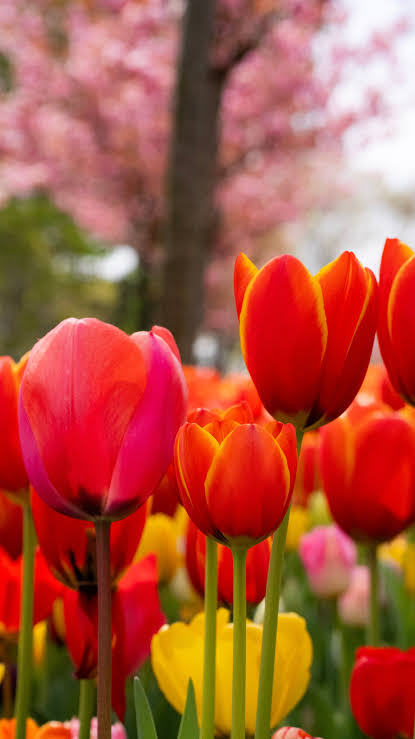
#> input picture Experiment 1 - Solutions by student/image.jpg, 415 x 739 px
$ python experiment1.py
#> lines starting #> are read from the running program, lines starting #| are printed output that depends on the picture
import cv2
import matplotlib.pyplot as plt


# Name: PALLAV PANKAJ
# Roll No: 40

# 1. LOAD THE IMAGE

image = cv2.imread("image.jpg")
#> image is the input picture: shape (739, 415, 3); mean B, G, R 63.9, 85.4, 171.5

if image is None:
    print("Image not found!")
    exit()

else:
    print("Image loaded successfully!")

# Name: PALLAV PANKAJ
# Roll No: 40


# 2. DISPLAY IMAGE USING OPENCV


cv2.imshow("Original Image", image)

cv2.waitKey(0)
cv2.destroyAllWindows()

# Name: PALLAV PANKAJ
# Roll No: 40


# 3. DISPLAY IMAGE USING MATPLOTLIB


# Convert BGR to RGB
rgb_image = cv2.cvtColor(image, cv2.COLOR_BGR2RGB)

plt.imshow(rgb_image)
plt.title("Original Image")
plt.axis("off")
plt.show()

# Name: PALLAV PANKAJ
# Roll No: 40


# 4. EXAMINE IMAGE PROPERTIES


height, width, channels = image.shape
#> height = 739; width = 415; channels = 3

print("Image Height:", height)
#| Image Height: 739
print("Image Width:", width)
#| Image Width: 415
print("Number of Channels:", channels)
#| Number of Channels: 3
print("Image Data Type:", image.dtype)
#| Image Data Type: uint8

# Name: PALLAV PANKAJ
# Roll No: 40


# 5. SAVE IMAGE IN JPEG AND PNG FORMATS


cv2.imwrite("output.jpg", image)
cv2.imwrite("output.png", image)

print("Image saved as JPEG and PNG successfully!")

# Name: PALLAV PANKAJ
# Roll No: 40


# 6. CONVERT IMAGE TO GRAYSCALE


gray = cv2.cvtColor(image, cv2.COLOR_BGR2GRAY)

plt.imshow(gray, cmap="gray")
plt.title("Grayscale Image")
plt.axis("off")
plt.show()

# Name: PALLAV PANKAJ
# Roll No: 40


# 7. CONVERT IMAGE TO HSV


hsv = cv2.cvtColor(image, cv2.COLOR_BGR2HSV)
#> hsv: shape (739, 415, 3); mean H, S, V 58.4, 169.9, 172.6

plt.imshow(cv2.cvtColor(hsv, cv2.COLOR_HSV2RGB))
plt.title("HSV Image")
plt.axis("off")
plt.show()

# Name: PALLAV PANKAJ
# Roll No: 40


# 8. CONVERT IMAGE TO LAB


lab = cv2.cvtColor(image, cv2.COLOR_BGR2LAB)
#> lab: shape (739, 415, 3); mean of channels 0, 1, 2 126, 157.2, 159

plt.imshow(cv2.cvtColor(lab, cv2.COLOR_LAB2RGB))
plt.title("LAB Image")
plt.axis("off")
plt.show()

# Name: PALLAV PANKAJ
# Roll No: 40


# 9. RESIZE IMAGE


resized = cv2.resize(image, (500, 500))
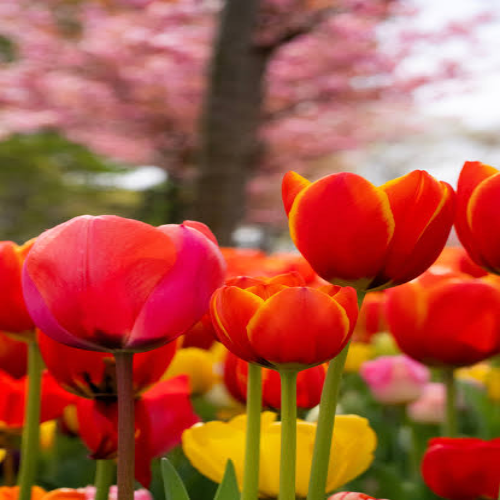
#> resized: shape (500, 500, 3); mean B, G, R 63.7, 85.3, 171.4

plt.imshow(cv2.cvtColor(resized, cv2.COLOR_BGR2RGB))
plt.title("Resized Image")
plt.axis("off")
plt.show()

# Name: PALLAV PANKAJ
# Roll No: 40


# 10. ROTATE IMAGE


height, width = image.shape[:2]

center = (width // 2, height // 2)
#> center = (207, 369)

matrix = cv2.getRotationMatrix2D(center, 45, 1.0)

rotated = cv2.warpAffine(
    image,
    matrix,
    (width, height)
)
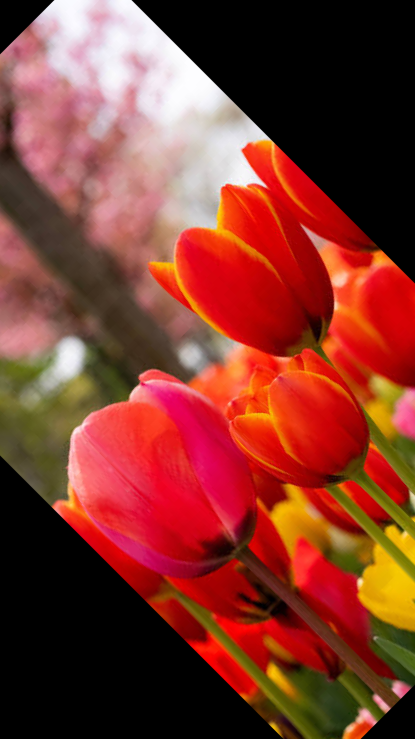
#> rotated: shape (739, 415, 3); mean B, G, R 45, 57.1, 128.8

plt.imshow(cv2.cvtColor(rotated, cv2.COLOR_BGR2RGB))
plt.title("Rotated Image")
plt.axis("off")
plt.show()

# Name: PALLAV PANKAJ
# Roll No: 40


# 11. HORIZONTAL AND VERTICAL FLIPPING


horizontal_flip = cv2.flip(image, 1)
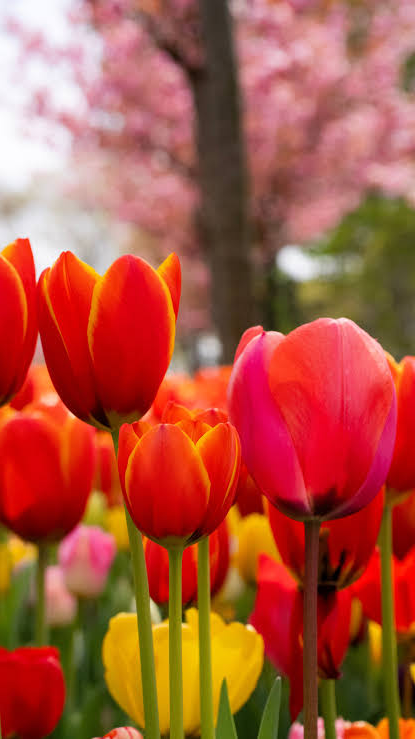
#> horizontal_flip: shape (739, 415, 3); mean B, G, R 63.9, 85.4, 171.5

vertical_flip = cv2.flip(image, 0)
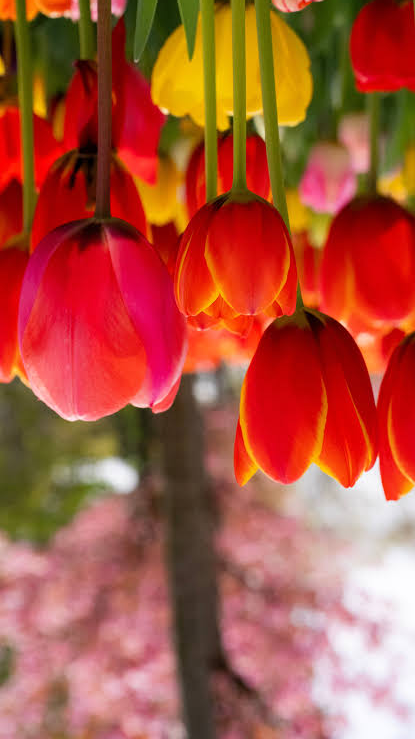
#> vertical_flip: shape (739, 415, 3); mean B, G, R 63.9, 85.4, 171.5

plt.figure(figsize=(10, 5))

plt.subplot(1, 2, 1)
plt.imshow(cv2.cvtColor(horizontal_flip, cv2.COLOR_BGR2RGB))
plt.title("Horizontal Flip")
plt.axis("off")

plt.subplot(1, 2, 2)
plt.imshow(cv2.cvtColor(vertical_flip, cv2.COLOR_BGR2RGB))
plt.title("Vertical Flip")
plt.axis("off")

plt.show()

# Name: PALLAV PANKAJ
# Roll No: 40


# 12. GENERATE NEGATIVE IMAGE


negative = 255 - image
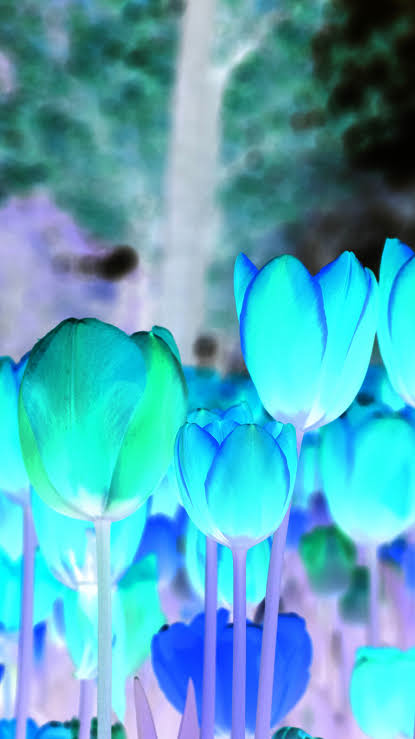
#> negative: shape (739, 415, 3); mean B, G, R 191.1, 169.6, 83.5

plt.imshow(cv2.cvtColor(negative, cv2.COLOR_BGR2RGB))
plt.title("Negative Image")
plt.axis("off")
plt.show()

# Name: PALLAV PANKAJ
# Roll No: 40


# 13. EXTRACT REGION OF INTEREST (ROI)


roi = image[150:500, 100:350]
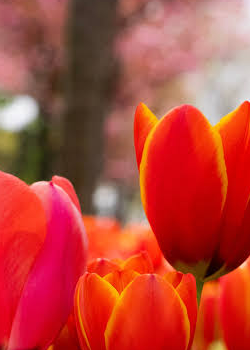
#> roi: shape (350, 250, 3); mean B, G, R 57.8, 69, 181.8

plt.imshow(cv2.cvtColor(roi, cv2.COLOR_BGR2RGB))
plt.title("Region of Interest (ROI)")
plt.axis("off")
plt.show()

# Analyze ROI properties
print("ROI Shape:", roi.shape)
#| ROI Shape: (350, 250, 3)
print("ROI Height:", roi.shape[0])
#| ROI Height: 350
print("ROI Width:", roi.shape[1])
#| ROI Width: 250
print("ROI Channels:", roi.shape[2])
#| ROI Channels: 3

# Name: PALLAV PANKAJ
# Roll No: 40


# 14. FINAL COMPARISON


plt.figure(figsize=(12, 8))

plt.subplot(2, 3, 1)
plt.imshow(cv2.cvtColor(image, cv2.COLOR_BGR2RGB))
plt.title("Original")
plt.axis("off")

plt.subplot(2, 3, 2)
plt.imshow(gray, cmap="gray")
plt.title("Grayscale")
plt.axis("off")

plt.subplot(2, 3, 3)
plt.imshow(cv2.cvtColor(resized, cv2.COLOR_BGR2RGB))
plt.title("Resized")
plt.axis("off")

plt.subplot(2, 3, 4)
plt.imshow(cv2.cvtColor(rotated, cv2.COLOR_BGR2RGB))
plt.title("Rotated")
plt.axis("off")

plt.subplot(2, 3, 5)
plt.imshow(cv2.cvtColor(horizontal_flip, cv2.COLOR_BGR2RGB))
plt.title("Horizontal Flip")
plt.axis("off")

plt.subplot(2, 3, 6)
plt.imshow(cv2.cvtColor(negative, cv2.COLOR_BGR2RGB))
plt.title("Negative")
plt.axis("off")

plt.tight_layout()
plt.show()
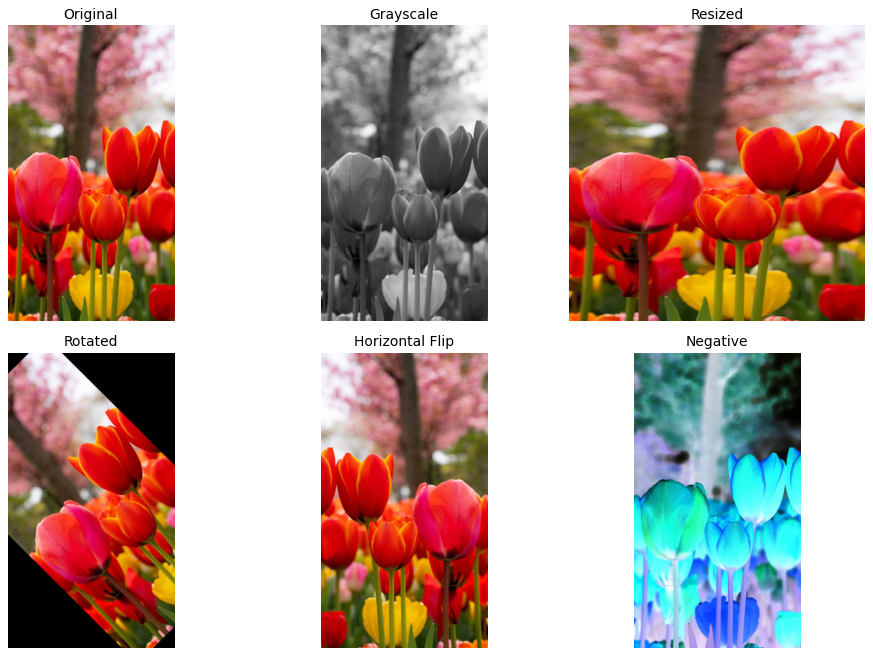
#> figure drawn by matplotlib, 6 panels

# Name: PALLAV PANKAJ
# Roll No: 40


# """final Observations:-

# #| Operation        | Observation                                                                     |
# #| ---------------- | ------------------------------------------------------------------------------- |
# #| Image loading    | Color image was successfully loaded using OpenCV.                               |
# #| Image properties | Image size was **739*415 pixels**, with **3 channels** and `uint8` data type.   |
# #| JPEG/PNG         | The image was successfully saved in both JPEG and PNG formats.                  |
# #| Grayscale        | Color information was converted into a single intensity representation.         |
# #| HSV              | Image was represented using Hue, Saturation and Value components.               |
# #| LAB              | Image was represented using Lightness and A/B color components.                 |
# #| Resizing         | Image dimensions were changed to **500*500** pixels.                            |
# #| Rotation         | Image was rotated by **45°**.                                                   |
# #| Flipping         | Horizontal and vertical mirror transformations were successfully performed.     |
# #| Negative         | Pixel intensities were inverted using `255 - image`.                            |
# #| ROI              | A selected portion of the original image was extracted and analyzed.            |


#  QUESTIONS:

# 1. What is a digital image? Differentiate between grayscale and color images.

# Answer:
# A digital image is a two-dimensional representation of a visual scene in the form of pixels. Each pixel contains numerical information representing the intensity or color at that location.

# Grayscale image:

# Contains only intensity information.
# Usually has one channel.
# Pixel values generally range from 0 to 255.
# 0 represents black and 255 represents white.

# Color image:

# Contains color information.
# Commonly represented using three channels such as Red, Green, and Blue (RGB).
# Each pixel contains three intensity values corresponding to the three color channels.


# 2. Explain the difference between RGB, BGR, HSV, and LAB color spaces.

# Answer:

# RGB: Represents an image using Red, Green, and Blue channels. It is commonly used for displaying images.
# BGR: Uses Blue, Green, and Red channels in that order. OpenCV generally reads color images in BGR format.
# HSV: Represents color using Hue, Saturation, and Value. It is useful for color-based image processing because color and brightness are represented separately.
# LAB: Represents an image using L (Lightness), A, and B components. L represents lightness, while A and B represent color information.

# Thus, different color spaces represent the same image differently and are useful for different image-processing tasks.


# 3. What is the purpose of converting an image to grayscale before further processing?

# Answer:
# Converting an image to grayscale removes color information and represents the image using intensity values. This reduces the amount of data that needs to be processed.

# Grayscale conversion is useful because:

# It reduces a three-channel color image to a single channel.
# It simplifies image processing.
# It reduces computational requirements.
# It is useful for operations such as edge detection, thresholding, and feature extraction.

# Therefore, grayscale conversion is commonly used as a preprocessing step in computer vision.


# 4. Explain the concept of image complement (negative image) and mention its practical applications.

# Answer:
# An image complement, or negative image, is produced by reversing the intensity values of the pixels.

# For an 8-bit image:

# Negative pixel = 255 - Original pixel

# For example:
# Original pixel = 50
# Negative pixel = 255 - 50 = 205

# Similarly, black becomes white and white becomes black.

# Applications include:

# Medical image analysis.
# Improving visibility of certain image details.
# Analysis of photographic negatives.
# Document and image enhancement.
# Highlighting features that may be difficult to see in the original image.


# 5. Differentiate between image resizing, cropping, and scaling.

# Answer:

# Operation	Meaning
# Resizing	Changes the dimensions of an image, such as converting it from 739*415 to 500*500 pixels.
# Cropping	Removes unwanted portions of an image and keeps only a selected region.
# Scaling	    Changes the size of an image by multiplying its dimensions by a scale factor.

# For example, if an image is scaled by a factor of 2, its width and height are increased proportionally.


# 6. What is a Region of Interest (ROI), and why is it important in computer vision?

# Answer:
# A Region of Interest (ROI) is a selected portion of an image that contains the important information required for further processing.

# For example, instead of processing an entire photograph, we can select only the region containing a particular object.

# ROI is important because:

# It reduces the amount of data to process.
# It improves computational efficiency.
# It focuses processing on relevant areas.
# It can improve the accuracy of object detection and feature extraction.

# ROI is commonly used in object detection, medical imaging, face detection, and industrial inspection.

# 7. Why is OpenCV preferred over conventional image processing libraries for computer vision applications?

# Answer:
# OpenCV is widely used for computer vision because it provides a large collection of optimized functions for image and video processing.

# Advantages include:

# Supports image reading, writing, and manipulation.
# Provides functions for color-space conversion.
# Supports geometric transformations.
# Provides tools for filtering, edge detection, and feature extraction.
# Supports video processing and real-time computer vision.
# Works efficiently with NumPy arrays.
# Provides many algorithms required for modern computer vision applications.

# Therefore, OpenCV provides a comprehensive framework for implementing computer vision applications.


# 8. Explain how image resolution and pixel intensity influence image quality.

# Answer:

# Image resolution refers to the number of pixels used to represent an image. Higher resolution generally provides more detail because more pixels are available to represent the scene.

# For example:

# Low resolution  → fewer pixels → less detail
# High resolution → more pixels  → more detail

# Pixel intensity represents the brightness of a pixel. In an 8-bit grayscale image:

# 0   → Black
# 255 → White

# Intermediate values represent different shades of gray.

# Therefore, resolution affects the amount of spatial detail, while pixel intensity affects the brightness information of the image.


# 9. Mention five real-world applications where basic image preprocessing is an essential step.

# Answer:
# Five real-world applications are:

# Medical imaging — preprocessing X-rays, CT scans, and MRI images.
# Autonomous vehicles — preparing camera images for object and road detection.
# Face recognition — preprocessing facial images before feature extraction.
# Industrial automation — inspecting products for defects.
# Surveillance systems — improving images before object or activity detection.

# These preprocessing operations help prepare raw images for subsequent computer vision tasks.


# 10. How do image preprocessing techniques improve the performance of feature extraction and deep learning models?

# Answer:
# Image preprocessing prepares raw images so that important information can be extracted more effectively.

# Preprocessing can:

# Remove unwanted or irrelevant information.
# Standardize image dimensions.
# Convert images into suitable color spaces.
# Improve image quality.
# Reduce unnecessary computational complexity.
# Focus processing on important regions using ROI.
# Provide consistent input to machine-learning and deep-learning models.

# For example, resizing ensures that images have a consistent input size, while grayscale conversion can reduce unnecessary color information when color is not important.

# As a result, preprocessing can help feature extraction and deep-learning models work more efficiently and can improve the quality and consistency of their inputs."""
